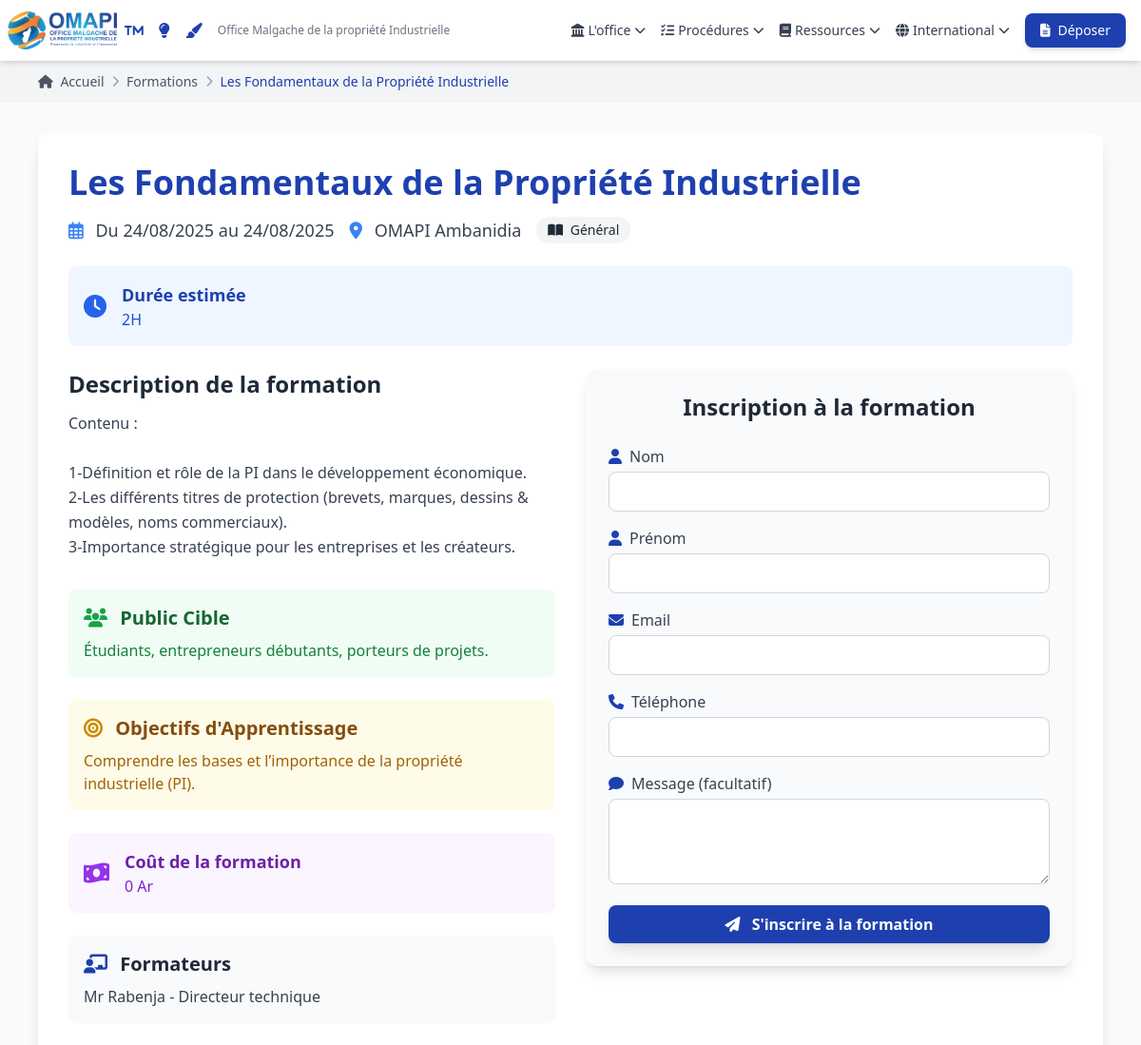
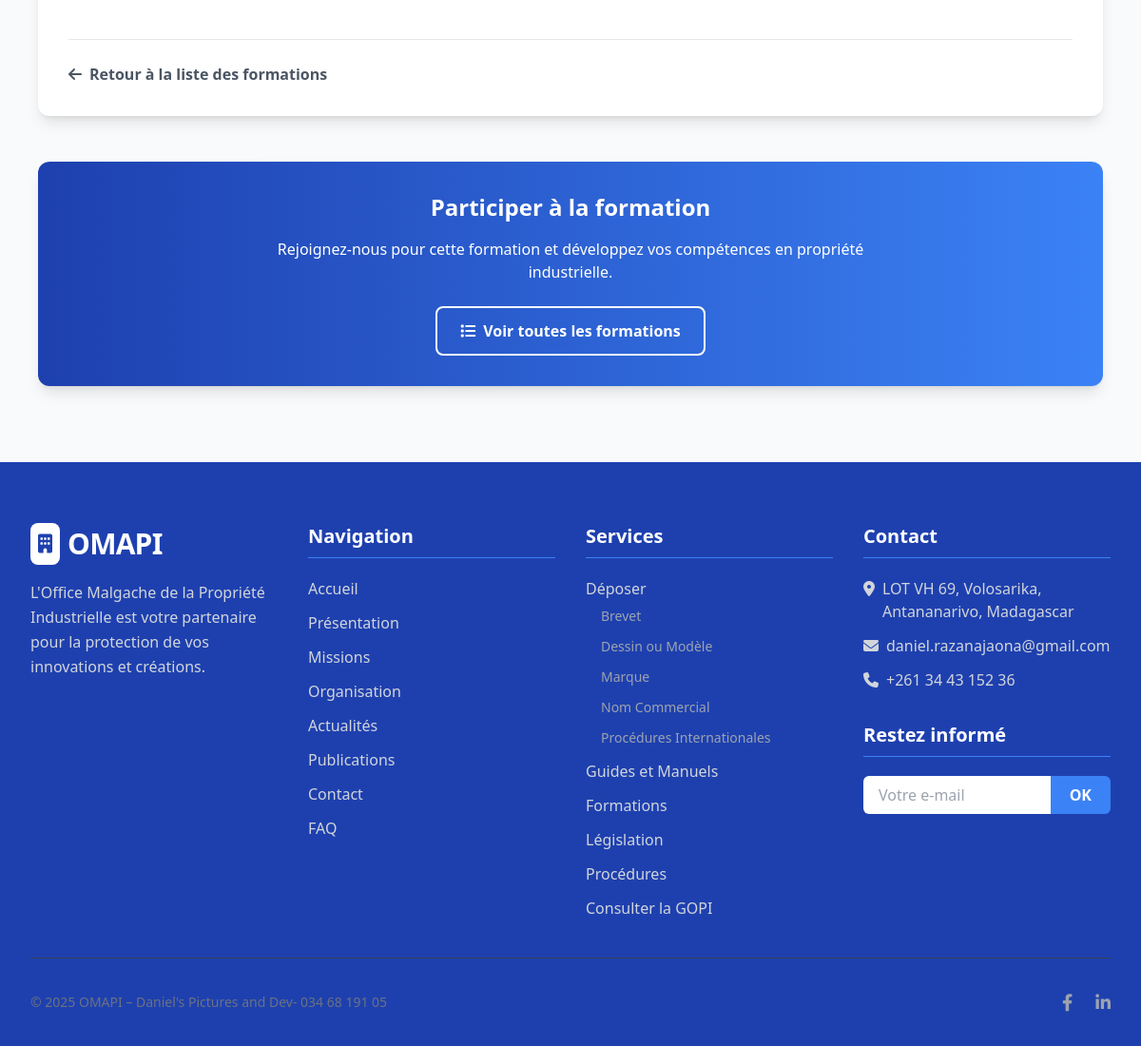
Screenshot of /formations/les-fondamentaux-de-la-propriete-industrielle/ with the database file from the repository (2 pictures, top to bottom).
### content_management/models.py (models this page shows, shortened)
class Formation(models.Model):
    titre = models.CharField(max_length=250)
    slug = models.SlugField(unique=True, max_length=250)
    description = models.TextField()
    date_debut = models.DateField(blank=True, null=True)
    date_fin = models.DateField(blank=True, null=True)
    lieu = models.CharField(max_length=200, blank=True, null=True)
    formateurs = models.CharField(max_length=250, blank=True, null=True) # Noms des formateurs
    programme = models.FileField(upload_to='programmes_formation/', blank=True, null=True)
    est_active = models.BooleanField(default=True, verbose_name="Formation active")
    public_cible = models.TextField(blank=True, null=True, verbose_name="Public Cible")
    objectifs_apprentissage = models.TextField(blank=True, null=True, verbose_name="Objectifs d'Apprentissage")
    prix = models.CharField(max_length=100, blank=True, null=True, verbose_name="Coût")
    modalites_inscription = models.TextField(blank=True, null=True, verbose_name="Modalités d'Inscription")
    image_presentation = models.ImageField(upload_to='formations/', blank=True, null=True, verbose_name="Image de Présentation")
    duree_heures = models.CharField(max_length=50, blank=True, null=True, verbose_name="Durée en Heures")
    TYPE_FORMATION_CHOICES = [
        ('general', 'Général'),
        ('brevets', 'Brevets'),
        ('marques', 'Marques'),
        ('dessins_modeles', 'Dessins & Modèles'),
        ('contentieux', 'Contentieux PI'),
        ('valorisation', 'Valorisation PI'),
    ]
    type_formation = models.CharField(max_length=50, choices=TYPE_FORMATION_CHOICES, default='general', verbose_name="Type de Formation")
    class Meta:
        ordering = ['date_debut']
        verbose_name = "Formation"
        verbose_name_plural = "Formations"

### frontend/views.py (the view)
# urls.py: path('formations/<slug:slug>/', views.formation_detail, name='formation_detail'),
def formation_detail(request, slug):
    formation = get_object_or_404(Formation, slug=slug)
    if request.method == 'POST':
        nom = request.POST.get('nom')
        prenom = request.POST.get('prenom')
        email = request.POST.get('email')
        telephone = request.POST.get('telephone')
        message = request.POST.get('message')
        DemandeUtilisateur.objects.create(
            type_demande='inscription_formation',
            nom=f"{nom} {prenom}", # Concaténer nom et prénom
            email=email,
            telephone=telephone,
            message=message,
            formation_concernee=formation
        )
        success_message = "Votre inscription a été enregistrée avec succès. Nous vous contacterons bientôt."
        return render(request, 'frontend/formation_detail.html', {
            'formation': formation,
            'success_message': success_message
        })
    else:
        return render(request, 'frontend/formation_detail.html', {'formation': formation})

### frontend/templates/frontend/formation_detail.html (shortened to what this page needs)
{% load static %}
<!DOCTYPE html>
<html lang="fr">
<head>
    <script src="https://cdn.tailwindcss.com"></script>
    <link rel="stylesheet" href="https://cdnjs.cloudflare.com/ajax/libs/font-awesome/6.4.0/css/all.min.css">
</head>
<body class="bg-gray-50">
    {% include 'frontend/includes/header.html' %}
    <div class="bg-gray-100 py-3">
        <div class="max-w-6xl mx-auto px-3 sm:px-4">
            <nav class="flex items-center space-x-2 text-sm">
                <a href="{% url 'index' %}" class="text-gray-600 hover:text-primary transition-colors duration-300">
                    <i class="fas fa-home mr-1"></i> Accueil
                </a>
                <i class="fas fa-chevron-right text-gray-400 text-xs"></i>
                <a href="{% url 'formations_list' %}" class="text-gray-600 hover:text-primary transition-colors duration-300">Formations</a>
                <i class="fas fa-chevron-right text-gray-400 text-xs"></i>
                <span class="text-primary font-medium">{{ formation.titre }}</span>
            </nav>
        </div>
    </div>
    <main class="max-w-6xl mx-auto px-3 sm:px-4 py-8">
        <div class="bg-white p-8 rounded-xl shadow-lg">
            <h1 class="text-3xl md:text-4xl font-bold text-primary mb-4">{{ formation.titre }}</h1>
            <div class="flex flex-wrap items-center gap-4 mb-6 text-gray-700">
                <span class="text-lg font-medium">
                    <i class="far fa-calendar-alt mr-2 text-secondary"></i>
                    {% if formation.date_debut %}Du {{ formation.date_debut|date:"d/m/Y" }}{% endif %}
                    {% if formation.date_fin %} au {{ formation.date_fin|date:"d/m/Y" }}{% endif %}
                </span>
                {% if formation.lieu %}
                    <span class="text-lg font-medium">
                        <i class="fas fa-map-marker-alt mr-2 text-secondary"></i>
                        {{ formation.lieu }}
                    </span>
                {% endif %}
                {% if formation.type_formation == 'brevets' %}
                    <span class="bg-purple-100 text-purple-800 text-sm font-medium px-3 py-1 rounded-full dark:bg-purple-900 dark:text-purple-300"><i class="fas fa-lightbulb mr-1"></i> Brevets</span>
                {% elif formation.type_formation == 'marques' %}
                    <span class="bg-pink-100 text-pink-800 text-sm font-medium px-3 py-1 rounded-full dark:bg-pink-900 dark:text-pink-300"><i class="fas fa-tag mr-1"></i> Marques</span>
                {% elif formation.type_formation == 'dessins_modeles' %}
                    <span class="bg-indigo-100 text-indigo-800 text-sm font-medium px-3 py-1 rounded-full dark:bg-indigo-900 dark:text-indigo-300"><i class="fas fa-brush mr-1"></i> Dessins & Modèles</span>
                {% elif formation.type_formation == 'contentieux' %}
                    <span class="bg-red-100 text-red-800 text-sm font-medium px-3 py-1 rounded-full dark:bg-red-900 dark:text-red-300"><i class="fas fa-balance-scale mr-1"></i> Contentieux PI</span>
                {% elif formation.type_formation == 'valorisation' %}
                    <span class="bg-yellow-100 text-yellow-800 text-sm font-medium px-3 py-1 rounded-full dark:bg-yellow-900 dark:text-yellow-300"><i class="fas fa-chart-line mr-1"></i> Valorisation PI</span>
                {% else %}
                    <span class="bg-gray-100 text-gray-800 text-sm font-medium px-3 py-1 rounded-full dark:bg-gray-900 dark:text-gray-300"><i class="fas fa-book-open mr-1"></i> Général</span>
                {% endif %}
            </div>
            {% if formation.duree_heures %}
                <div class="bg-blue-50 p-4 rounded-lg mb-6 flex items-center">
                    <i class="fas fa-clock text-blue-600 text-2xl mr-4"></i>
                    <div>
                        <h3 class="text-lg font-semibold text-blue-800">Durée estimée</h3>
                        <p class="text-blue-700">{{ formation.duree_heures }}</p>
                    </div>
                </div>
            {% endif %}
            <div class="grid grid-cols-1 lg:grid-cols-2 gap-8">
                <div>
                    <div class="prose max-w-none text-gray-700 leading-relaxed mb-8">
                        <h2 class="text-2xl font-bold text-gray-800 mb-3">Description de la formation</h2>
                        {{ formation.description|linebreaksbr }}
                    </div>
                    {% if formation.public_cible %}
                        <div class="bg-green-50 p-4 rounded-lg mb-6">
                            <h3 class="text-xl font-semibold text-green-800 mb-2"><i class="fas fa-users mr-2 text-green-600"></i> Public Cible</h3>
                            <p class="text-green-700">{{ formation.public_cible|linebreaksbr }}</p>
                        </div>
                    {% endif %}
                    {% if formation.objectifs_apprentissage %}
                        <div class="bg-yellow-50 p-4 rounded-lg mb-6">
                            <h3 class="text-xl font-semibold text-yellow-800 mb-2"><i class="fas fa-bullseye mr-2 text-yellow-600"></i> Objectifs d'Apprentissage</h3>
                            <p class="text-yellow-700">{{ formation.objectifs_apprentissage|linebreaksbr }}</p>
                        </div>
                    {% endif %}
                    {% if formation.prix %}
                        <div class="bg-purple-50 p-4 rounded-lg mb-6 flex items-center">
                            <i class="fas fa-money-bill-wave text-purple-600 text-2xl mr-4"></i>
                            <div>
                                <h3 class="text-lg font-semibold text-purple-800">Coût de la formation</h3>
                                <p class="text-purple-700">{{ formation.prix }} Ar</p>
                            </div>
                        </div>
                    {% endif %}
                    {% if formation.formateurs %}
                        <div class="bg-gray-50 p-4 rounded-lg mb-8">
                            <h3 class="text-xl font-semibold text-gray-800 mb-2"><i class="fas fa-chalkboard-teacher mr-2 text-primary"></i> Formateurs</h3>
                            <p class="text-gray-700">{{ formation.formateurs }}</p>
                        </div>
                    {% endif %}
                </div>
                <div>
                    <div class="bg-gray-50 rounded-xl shadow-lg p-6 sticky top-24">
                        <h2 class="text-2xl font-bold text-gray-800 mb-6 text-center">Inscription à la formation</h2>
                        {% if success_message %}
                            <div class="bg-green-100 border border-green-400 text-green-700 px-4 py-3 rounded-lg mb-6 text-center">
                                <p>{{ success_message }}</p>
                            </div>
                        {% else %}
                            <form method="post">
                                <div class="grid grid-cols-1 gap-4 mb-4">
                                    <div>
                                        <label for="nom" class="block text-gray-700 font-medium mb-1 flex items-center">
                                            <i class="fas fa-user mr-2 text-primary"></i> Nom
                                        </label>
                                        <input type="text" id="nom" name="nom" required class="w-full px-3 py-2 border border-gray-300 rounded-lg focus:outline-none focus:ring-2 focus:ring-primary focus:border-transparent transition duration-300">
                                    </div>
                                    <div>
                                        <label for="prenom" class="block text-gray-700 font-medium mb-1 flex items-center">
                                            <i class="fas fa-user mr-2 text-primary"></i> Prénom
                                        </label>
                                        <input type="text" id="prenom" name="prenom" required class="w-full px-3 py-2 border border-gray-300 rounded-lg focus:outline-none focus:ring-2 focus:ring-primary focus:border-transparent transition duration-300">
                                    </div>
                                </div>
                                <div class="grid grid-cols-1 gap-4 mb-4">
                                    <div>
                                        <label for="email" class="block text-gray-700 font-medium mb-1 flex items-center">
                                            <i class="fas fa-envelope mr-2 text-primary"></i> Email
                                        </label>
                                        <input type="email" id="email" name="email" required class="w-full px-3 py-2 border border-gray-300 rounded-lg focus:outline-none focus:ring-2 focus:ring-primary focus:border-transparent transition duration-300">
                                    </div>
                                    <div>
                                        <label for="telephone" class="block text-gray-700 font-medium mb-1 flex items-center">
                                            <i class="fas fa-phone mr-2 text-primary"></i> Téléphone
                                        </label>
                                        <input type="tel" id="telephone" name="telephone" required class="w-full px-3 py-2 border border-gray-300 rounded-lg focus:outline-none focus:ring-2 focus:ring-primary focus:border-transparent transition duration-300">
                                    </div>
                                </div>
                                <div class="mb-4">
                                    <label for="message" class="block text-gray-700 font-medium mb-1 flex items-center">
                                        <i class="fas fa-comment mr-2 text-primary"></i> Message (facultatif)
                                    </label>
                                    <textarea id="message" name="message" rows="3" class="w-full px-3 py-2 border border-gray-300 rounded-lg focus:outline-none focus:ring-2 focus:ring-primary focus:border-transparent transition duration-300"></textarea>
                                </div>
                                <div class="text-center">
                                    <button type="submit" class="bg-primary hover:bg-secondary text-white font-bold py-2 px-6 rounded-lg shadow-lg transform transition duration-300 hover:scale-105 focus:outline-none focus:ring-2 focus:ring-primary focus:ring-opacity-50 w-full">
                                        <i class="fas fa-paper-plane mr-2"></i> S'inscrire à la formation
                                    </button>
                                </div>
                            </form>
                        {% endif %}
                    </div>
                </div>
            </div>
            <div class="mt-8 pt-6 border-t border-gray-200">
                <a href="{% url 'formations_list' %}" class="inline-flex items-center text-gray-600 hover:text-primary font-semibold">
                    <i class="fas fa-arrow-left mr-2"></i> Retour à la liste des formations
                </a>
            </div>
        </div>
        <section class="mt-12 mb-12">
            <div class="bg-gradient-to-r from-primary to-secondary rounded-xl shadow-lg p-8 text-white text-center">
                <h2 class="text-2xl font-bold mb-4">Participer à la formation</h2>
                <p class="mb-6 max-w-2xl mx-auto">
                    Rejoignez-nous pour cette formation et développez vos compétences en propriété industrielle.
                </p>
                <div class="flex flex-col sm:flex-row gap-4 justify-center">
                    <a href="{% url 'formations_list' %}" class="border-2 border-white text-white px-6 py-3 rounded-lg font-bold hover:bg-white hover:text-primary transition-colors duration-300 flex items-center justify-center">
                        <i class="fas fa-list mr-2"></i> Voir toutes les formations
                    </a>
                </div>
            </div>
        </section>
    </main>
    {% include 'frontend/includes/footer.html' %}
</body>
</html>

### rows the page displays
Formation: titre "Les Fondamentaux de la Propriété Industrielle", date_debut "24/08/2025", date_fin "24/08/2025", lieu "OMAPI Ambanidia", duree_heures "2H", description "Contenu : 1-Définition et rôle de la PI dans le développement économique. 2-Les différents titres de protection (brevets, marques, dessins & modèles, noms commerciaux). 3-Importance stratégique pour les entreprises et les créateurs.", public_cible "Étudiants, entrepreneurs débutants, porteurs de projets.", objectifs_apprentissage "Comprendre les bases et l’importance de la propriété industrielle (PI).", prix "0", formateurs "Mr Rabenja - Directeur technique"
